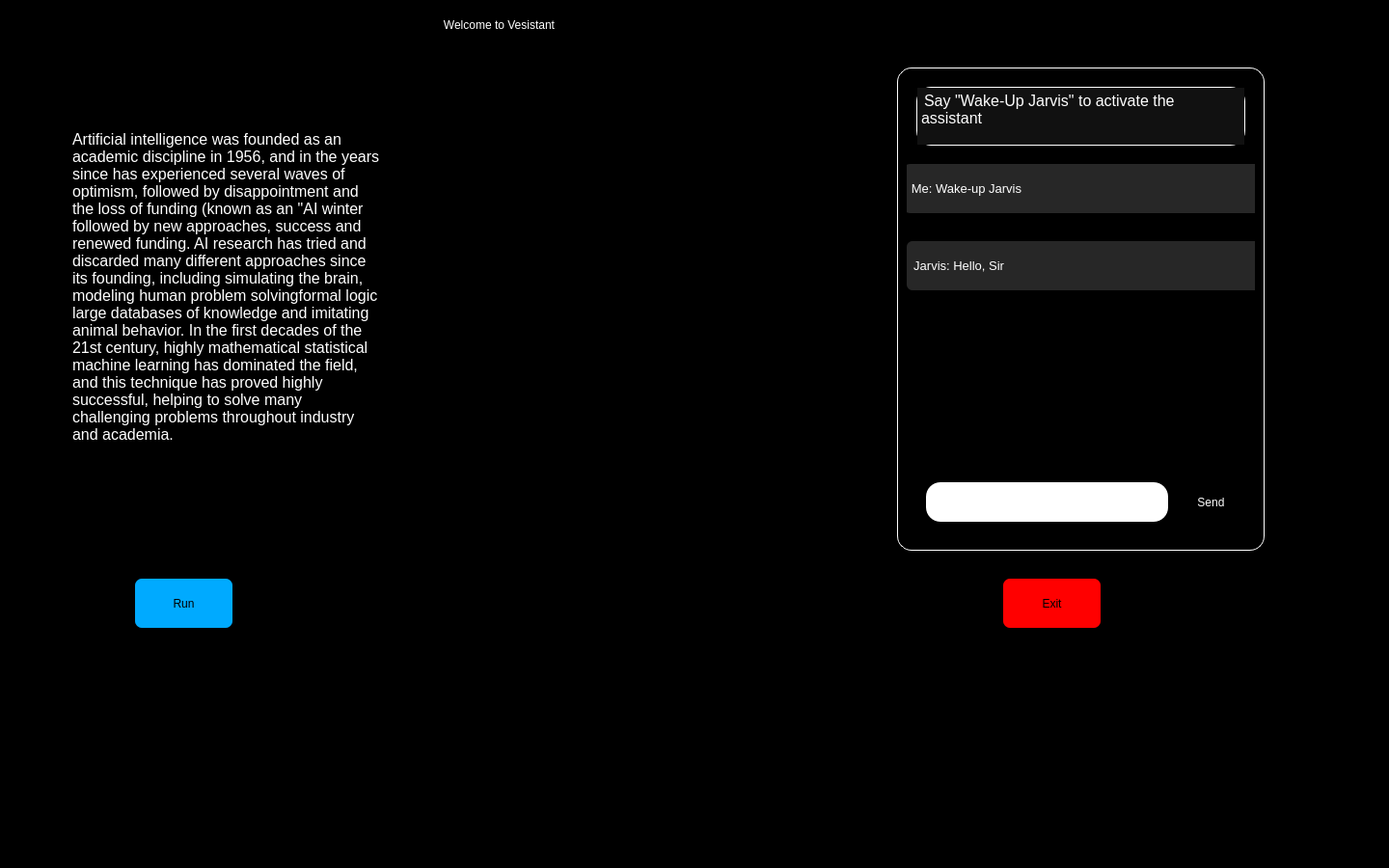
<?xml version="1.0" encoding="UTF-8"?>
<ui version="4.0">
 <class>MainWindow</class>
 <widget class="QMainWindow" name="MainWindow">
  <property name="geometry">
   <rect>
    <x>0</x>
    <y>0</y>
    <width>1440</width>
    <height>900</height>
   </rect>
  </property>
  <property name="windowTitle">
   <string>MainWindow</string>
  </property>
  <property name="styleSheet">
   <string notr="true">background-color:rgb(0, 0, 0);
</string>
  </property>
  <widget class="QWidget" name="centralwidget">
   <widget class="QPushButton" name="pushButton">
    <property name="geometry">
     <rect>
      <x>140</x>
      <y>600</y>
      <width>101</width>
      <height>51</height>
     </rect>
    </property>
    <property name="styleSheet">
     <string notr="true">background-color: rgb(0, 170, 255);
font: 75 18pt &quot;MS Shell Dlg 2&quot;;
border-radius:7px;
</string>
    </property>
    <property name="text">
     <string>Run</string>
    </property>
   </widget>
   <widget class="QPushButton" name="pushButton_2">
    <property name="geometry">
     <rect>
      <x>1040</x>
      <y>600</y>
      <width>101</width>
      <height>51</height>
     </rect>
    </property>
    <property name="styleSheet">
     <string notr="true">background-color:rgb(255, 0, 0);
font: 75 18pt &quot;MS Shell Dlg 2&quot;;
border-radius:7px;
</string>
    </property>
    <property name="text">
     <string>Exit</string>
    </property>
   </widget>
   <widget class="QLabel" name="label_2">
    <property name="geometry">
     <rect>
      <x>10</x>
      <y>-20</y>
      <width>391</width>
      <height>71</height>
     </rect>
    </property>
    <property name="text">
     <string/>
    </property>
    <property name="pixmap">
     <pixmap>../OneDrive/Desktop/All Folders/JARVIS-master/Jarvis/utils/images/initiating.gif</pixmap>
    </property>
   </widget>
   <widget class="QTextBrowser" name="textBrowser">
    <property name="geometry">
     <rect>
      <x>640</x>
      <y>30</y>
      <width>291</width>
      <height>61</height>
     </rect>
    </property>
    <property name="styleSheet">
     <string notr="true">font: 75 16pt &quot;MS Shell Dlg 2&quot;;
background-color:transparent;
border-radius:none;
</string>
    </property>
   </widget>
   <widget class="QTextBrowser" name="textBrowser_2">
    <property name="geometry">
     <rect>
      <x>930</x>
      <y>30</y>
      <width>291</width>
      <height>61</height>
     </rect>
    </property>
    <property name="styleSheet">
     <string notr="true">font: 75 16pt &quot;MS Shell Dlg 2&quot;;
background-color:transparent;
border-radius:none;</string>
    </property>
   </widget>
   <widget class="QFrame" name="frame">
    <property name="geometry">
     <rect>
      <x>930</x>
      <y>70</y>
      <width>381</width>
      <height>501</height>
     </rect>
    </property>
    <property name="styleSheet">
     <string notr="true">background-color:rgb(0.0.0);
border-radius: 15px;
border:0.5px solid white</string>
    </property>
    <property name="frameShape">
     <enum>QFrame::StyledPanel</enum>
    </property>
    <property name="frameShadow">
     <enum>QFrame::Raised</enum>
    </property>
    <widget class="QScrollArea" name="scrollArea">
     <property name="geometry">
      <rect>
       <x>10</x>
       <y>50</y>
       <width>361</width>
       <height>441</height>
      </rect>
     </property>
     <property name="styleSheet">
      <string notr="true">background-color:rgb(0,0,0);
border-radius:15px;
border: none;</string>
     </property>
     <property name="widgetResizable">
      <bool>true</bool>
     </property>
     <widget class="QWidget" name="scrollAreaWidgetContents">
      <property name="geometry">
       <rect>
        <x>0</x>
        <y>0</y>
        <width>361</width>
        <height>441</height>
       </rect>
      </property>
      <widget class="QLabel" name="label_4">
       <property name="geometry">
        <rect>
         <x>-6</x>
         <y>50</y>
         <width>411</width>
         <height>51</height>
        </rect>
       </property>
       <property name="font">
        <font>
         <pointsize>10</pointsize>
         <weight>50</weight>
         <bold>false</bold>
        </font>
       </property>
       <property name="styleSheet">
        <string notr="true">background-color:rgb(39, 39, 39);
color:rgb(255, 255, 255);
border-radius:10px;</string>
       </property>
       <property name="text">
        <string>   Me: Wake-up Jarvis</string>
       </property>
      </widget>
      <widget class="QLabel" name="label_5">
       <property name="geometry">
        <rect>
         <x>0</x>
         <y>130</y>
         <width>401</width>
         <height>51</height>
        </rect>
       </property>
       <property name="font">
        <font>
         <pointsize>10</pointsize>
         <weight>50</weight>
         <bold>false</bold>
        </font>
       </property>
       <property name="styleSheet">
        <string notr="true">background-color:rgb(39, 39, 39);
color:rgb(255, 255, 255);
border-radius:6px;</string>
       </property>
       <property name="text">
        <string>  Jarvis: Hello, Sir</string>
       </property>
      </widget>
      <widget class="QLineEdit" name="lineEdit">
       <property name="geometry">
        <rect>
         <x>20</x>
         <y>380</y>
         <width>251</width>
         <height>41</height>
        </rect>
       </property>
       <property name="font">
        <font>
         <pointsize>9</pointsize>
        </font>
       </property>
       <property name="styleSheet">
        <string notr="true">background-color:rgb(255,255,255);
text-align:center;
</string>
       </property>
      </widget>
      <widget class="QPushButton" name="pushButton_3">
       <property name="geometry">
        <rect>
         <x>280</x>
         <y>380</y>
         <width>71</width>
         <height>41</height>
        </rect>
       </property>
       <property name="styleSheet">
        <string notr="true">background-color:rgb(0, 0, 0);
color:rgb(255, 255, 255)</string>
       </property>
       <property name="text">
        <string>Send</string>
       </property>
      </widget>
     </widget>
    </widget>
    <widget class="QTextBrowser" name="textBrowser_4">
     <property name="geometry">
      <rect>
       <x>20</x>
       <y>20</y>
       <width>341</width>
       <height>61</height>
      </rect>
     </property>
     <property name="html">
      <string>&lt;!DOCTYPE HTML PUBLIC &quot;-//W3C//DTD HTML 4.0//EN&quot; &quot;http://www.w3.org/TR/REC-html40/strict.dtd&quot;&gt;
&lt;html&gt;&lt;head&gt;&lt;meta name=&quot;qrichtext&quot; content=&quot;1&quot; /&gt;&lt;style type=&quot;text/css&quot;&gt;
p, li { white-space: pre-wrap; }
&lt;/style&gt;&lt;/head&gt;&lt;body style=&quot; font-family:'MS Shell Dlg 2'; font-size:8.25pt; font-weight:400; font-style:normal;&quot; bgcolor=&quot;#111111&quot;&gt;
&lt;p style=&quot; margin-top:0px; margin-bottom:0px; margin-left:0px; margin-right:0px; -qt-block-indent:0; text-indent:0px;&quot;&gt;&lt;span style=&quot; font-size:8pt;&quot;&gt; &lt;/span&gt;&lt;span style=&quot; font-size:12pt; color:#ffffff;&quot;&gt;Say &amp;quot;Wake-Up Jarvis&amp;quot; to activate the assistant&lt;/span&gt;&lt;/p&gt;&lt;/body&gt;&lt;/html&gt;</string>
     </property>
    </widget>
   </widget>
   <widget class="QLabel" name="label">
    <property name="geometry">
     <rect>
      <x>430</x>
      <y>0</y>
      <width>561</width>
      <height>51</height>
     </rect>
    </property>
    <property name="styleSheet">
     <string notr="true">color: rgb(255, 255, 255);
font: 75 italic 26pt &quot;Sitka Subheading&quot;;</string>
    </property>
    <property name="text">
     <string>         Welcome to Vesistant</string>
    </property>
   </widget>
   <widget class="QFrame" name="frame_2">
    <property name="geometry">
     <rect>
      <x>40</x>
      <y>80</y>
      <width>391</width>
      <height>491</height>
     </rect>
    </property>
    <property name="frameShape">
     <enum>QFrame::StyledPanel</enum>
    </property>
    <property name="frameShadow">
     <enum>QFrame::Raised</enum>
    </property>
    <widget class="QTextBrowser" name="textBrowser_5">
     <property name="geometry">
      <rect>
       <x>30</x>
       <y>50</y>
       <width>331</width>
       <height>421</height>
      </rect>
     </property>
     <property name="html">
      <string>&lt;!DOCTYPE HTML PUBLIC &quot;-//W3C//DTD HTML 4.0//EN&quot; &quot;http://www.w3.org/TR/REC-html40/strict.dtd&quot;&gt;
&lt;html&gt;&lt;head&gt;&lt;meta name=&quot;qrichtext&quot; content=&quot;1&quot; /&gt;&lt;style type=&quot;text/css&quot;&gt;
p, li { white-space: pre-wrap; }
&lt;/style&gt;&lt;/head&gt;&lt;body style=&quot; font-family:'MS Shell Dlg 2'; font-size:8.25pt; font-weight:400; font-style:normal;&quot;&gt;
&lt;p style=&quot; margin-top:0px; margin-bottom:0px; margin-left:0px; margin-right:0px; -qt-block-indent:0; text-indent:0px;&quot;&gt;&lt;span style=&quot; font-family:'sans-serif'; font-size:12pt; color:#ffffff;&quot;&gt;Artificial intelligence was founded as an academic discipline in 1956, and in the years since has experienced several waves of optimism, followed by disappointment and the loss of funding (known as an &amp;quot;AI winter followed by new approaches, success and renewed funding. AI research has tried and discarded many different approaches since its founding, including simulating the brain, modeling human problem solvingformal logic large databases of knowledge and imitating animal behavior. In the first decades of the 21st century, highly mathematical statistical machine learning has dominated the field, and this technique has proved highly successful, helping to solve many challenging problems throughout industry and academia.&lt;/span&gt;&lt;/p&gt;&lt;/body&gt;&lt;/html&gt;</string>
     </property>
    </widget>
   </widget>
   <widget class="QLabel" name="ves_image">
    <property name="geometry">
     <rect>
      <x>550</x>
      <y>80</y>
      <width>251</width>
      <height>501</height>
     </rect>
    </property>
    <property name="styleSheet">
     <string notr="true">background-image:url(:/backGif/images/vesit.png);
border-radius:20px;</string>
    </property>
    <property name="text">
     <string/>
    </property>
   </widget>
  </widget>
  <widget class="QMenuBar" name="menubar">
   <property name="geometry">
    <rect>
     <x>0</x>
     <y>0</y>
     <width>1440</width>
     <height>21</height>
    </rect>
   </property>
  </widget>
  <widget class="QStatusBar" name="statusbar"/>
 </widget>
 <resources>
  <include location="../test1.qrc"/>
 </resources>
 <connections/>
</ui>
